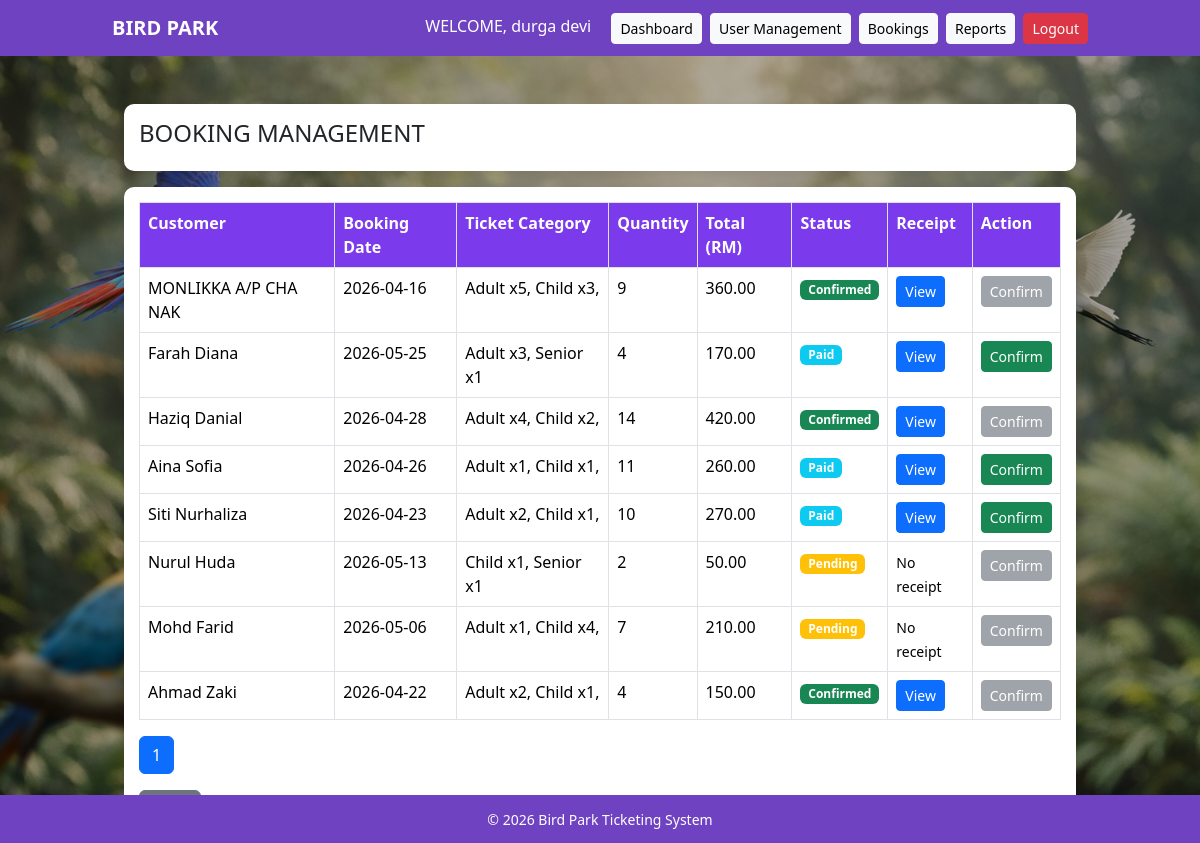
/Admin_project/admin_bookings.php (signed in), run on the app's committed database.
### tables this page shows
CREATE TABLE `bookings` (
  `id` int(11) NOT NULL,
  `user_id` int(11) DEFAULT NULL,
  `fullname` varchar(100) DEFAULT NULL,
  `phone` varchar(20) DEFAULT NULL,
  `booking_date` date NOT NULL,
  `ticket_category` varchar(20) NOT NULL,
  `quantity` int(11) NOT NULL,
  `total_price` decimal(10,2) NOT NULL,
  `created_at` timestamp NOT NULL DEFAULT current_timestamp(),
  `status` enum('Pending','Paid','Confirmed') NOT NULL DEFAULT 'Pending',
  `receipt` varchar(255) NOT NULL
);

CREATE TABLE `user` (
  `id` int(11) NOT NULL,
  `fullname` varchar(100) NOT NULL,
  `username` varchar(50) NOT NULL,
  `password` varchar(255) NOT NULL,
  `phone` varchar(20) DEFAULT NULL,
  `role` varchar(20) NOT NULL DEFAULT 'customer',
  `created_at` timestamp NOT NULL DEFAULT current_timestamp()
);

### Admin_project/admin_bookings.php (the view, shortened to what this page needs)
<?php
include 'conn.php';
include 'header.php';
$limit = 8;
$page = isset($_GET['page']) ? intval($_GET['page']) : 1;
$offset = ($page - 1) * $limit;
$sql = "
SELECT bookings.*, user.fullname AS user_fullname
FROM bookings
LEFT JOIN user ON bookings.user_id = user.id
ORDER BY bookings.created_at DESC, bookings.id DESC
LIMIT $limit OFFSET $offset
";
$result = $conn->query($sql);
$totalResult = $conn->query("SELECT COUNT(*) as total FROM bookings");
$totalRow = $totalResult->fetch_assoc();
$totalPages = ceil($totalRow['total'] / $limit);
?>
<div class="container mt-4">
<div class="card-box mb-3">
<h4>BOOKING MANAGEMENT</h4>
</div>
<div class="card-box">
<table class="table table-bordered table-hover">
<tr>
    <th>Customer</th>
    <th>Booking Date</th>
    <th>Ticket Category</th>
    <th>Quantity</th>
    <th>Total (RM)</th>
    <th>Status</th>
    <th>Receipt</th>
    <th>Action</th>
</tr>
<?php while($row = $result->fetch_assoc()): ?>
<tr>
    <td><?= htmlspecialchars($row['user_fullname']); ?></td>
    <td><?= htmlspecialchars($row['booking_date']); ?></td>
    <td><?= htmlspecialchars($row['ticket_category']); ?></td>
    <td><?= htmlspecialchars($row['quantity']); ?></td>
    <td><?= number_format($row['total_price'],2); ?></td>
    <td>
        <?php if($row['status']=="Pending"): ?>
            <span class="badge bg-warning">Pending</span>
        <?php elseif($row['status']=="Paid"): ?>
            <span class="badge bg-info">Paid</span>
        <?php else: ?>
            <span class="badge bg-success">Confirmed</span>
        <?php endif; ?>
    </td>
    <td>
        <?php if(!empty($row['receipt'])): ?>
            <a href="admin_view_receipt.php?file=<?= $row['receipt']; ?>"
			class="btn btn-sm btn-primary">
			View
			</a>
        <?php else: ?>
            <small>No receipt</small>
        <?php endif; ?>
    </td>
    <td>
        <?php if($row['status']=="Paid"): ?>
            <a href="admin_confirm_booking.php?id=<?= $row['id']; ?>"
               class="btn btn-sm btn-success"
               onclick="return confirm('Confirm booking?')">
                Confirm
            </a>
        <?php else: ?>
            <button class="btn btn-sm btn-secondary" disabled>Confirm</button>
        <?php endif; ?>
    </td>
</tr>
<?php endwhile; ?>
</table>
<div class="mt-3">
<nav>
<ul class="pagination">
<?php for($i=1;$i<=$totalPages;$i++): ?>
    <li class="page-item <?= ($i==$page)?'active':''; ?>">
        <a class="page-link" href="?page=<?= $i; ?>"><?= $i; ?></a>
    </li>
<?php endfor; ?>
</ul>
</nav>
</div>
<a href="admin_dashboard.php" class="btn btn-secondary">Back</a>
</div>
</div>
<?php include 'footer.php'; ?>

### Admin_project/header.php (shortened to what this page needs)
<!DOCTYPE html>
<html lang="en">
<head>
<link href="https://cdn.jsdelivr.net/npm/bootstrap@5.3.3/dist/css/bootstrap.min.css" rel="stylesheet">
</head>
<body>
<nav class="navbar navbar-expand-lg navbar-dark navbar-admin">
    <div class="container">
        <a class="navbar-brand fw-bold" href="admin_login.php">BIRD PARK</a>
        <div class="ms-auto">
<?php if(isset($_SESSION['admin_id'])){ ?>
    <span class="text-white me-3">
        WELCOME, <?= $_SESSION['admin_name']; ?>
    </span>
    <a href="admin_dashboard.php" class="btn btn-light btn-sm me-1">Dashboard</a>
    <a href="admin_user.php" class="btn btn-light btn-sm me-1">User Management</a>
    <a href="admin_bookings.php" class="btn btn-light btn-sm me-1">Bookings</a>
    <a href="admin_reports.php" class="btn btn-light btn-sm me-1">Reports</a>
    <a href="logout.php" class="btn btn-danger btn-sm">Logout</a>
<?php } else { ?>
    <a href="admin_login.php" class="btn btn-light btn-sm me-2">Login</a>
    <a href="admin_register.php" class="btn btn-outline-light btn-sm">Register</a>
<?php } ?>
        </div>
    </div>
</nav>
<div class="container mt-5">

### Admin_project/footer.php (shortened to what this page needs)
</div>
<footer class="footer-fixed text-center">
    <small>&copy; 2026 Bird Park Ticketing System </small>
</footer>
</body>
</html>

### Admin_project/header.php (style rules this page uses)
body { min-height: 100vh; background: #f7f7f7; position: relative; }
body::before { content: ""; position: fixed; width: 100%; height: 100%; background: linear-gradient(rgba(0,0,0,0.3), rgba(0,0,0,0.3)), url("images/birdpark_bg.jpg") center/cover no-repeat; z-index: -1; }
.navbar-admin { background: #6f42c1; }

### Admin_project/admin_bookings.php (style rules this page uses)
.container { max-width:1000px }
.card-box { background:white; padding:15px; border-radius:10px; box-shadow:0 3px 10px rgba(0,0,0,0.08); }
.table th { background:#7c3aed; color:white; }

### Admin_project/footer.php (style rules this page uses)
.footer-fixed { position: fixed; bottom: 0; left: 0; width: 100%; background: #6f42c1; color: white; padding: 12px 0; z-index: 1000; }

### data on the page
bookings: user.fullname "MONLIKKA A/P CHA NAK", booking_date "2026-04-16", ticket_category "Adult x5, Child x3,", quantity "9", total_price "360.00", status "Confirmed"
bookings: user.fullname "Farah Diana", booking_date "2026-05-25", ticket_category "Adult x3, Senior x1", quantity "4", total_price "170.00", status "Paid"
bookings: user.fullname "Haziq Danial", booking_date "2026-04-28", ticket_category "Adult x4, Child x2,", quantity "14", total_price "420.00", status "Confirmed"
bookings: user.fullname "Aina Sofia", booking_date "2026-04-26", ticket_category "Adult x1, Child x1,", quantity "11", total_price "260.00", status "Paid"
bookings: user.fullname "Siti Nurhaliza", booking_date "2026-04-23", ticket_category "Adult x2, Child x1,", quantity "10", total_price "270.00", status "Paid"
bookings: user.fullname "Nurul Huda", booking_date "2026-05-13", ticket_category "Child x1, Senior x1", quantity "2", total_price "50.00", status "Pending", receipt "No receipt"
bookings: user.fullname "Mohd Farid", booking_date "2026-05-06", ticket_category "Adult x1, Child x4,", quantity "7", total_price "210.00", status "Pending", receipt "No receipt"
bookings: user.fullname "Ahmad Zaki", booking_date "2026-04-22", ticket_category "Adult x2, Child x1,", quantity "4", total_price "150.00", status "Confirmed"

### other printed values
$_SESSION['admin_name'] "durga devi"
